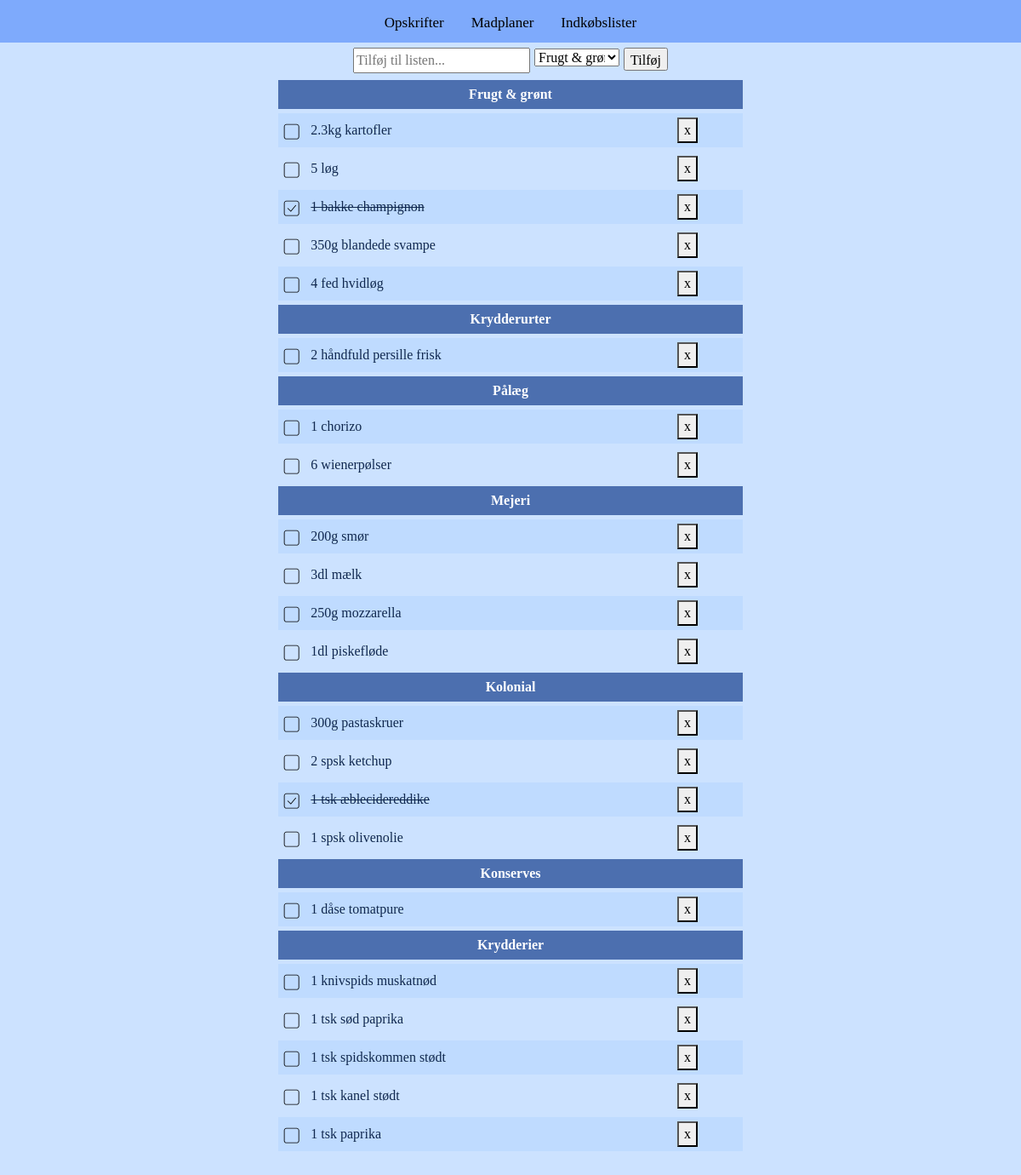
The page /todo/foodplan/7/ on the database its author committed.
### ingredients/models.py (models this page shows)
class IngredientCategory(models.Model):
  name = models.CharField(max_length=50)
  shop_order = models.IntegerField(blank=True, null=True)
  def __str__(self):
    return self.name

### todo/models.py (models this page shows, shortened)
class Task(models.Model):
  title = models.CharField(max_length=200)
  ingredient_category = models.ForeignKey(IngredientCategory, on_delete=models.DO_NOTHING, blank=True, null=True, default=1)
  complete = models.BooleanField(default=False)
  created = models.DateTimeField(auto_now_add=True)
  foodplan = models.IntegerField(blank=False, default=1)

### todo/views.py (the view, shortened to what this page needs)
# urls.py: path('foodplan/<int:foodplan_id>/', views.view_shoppinglist, name='view_shoppinglist'),
def view_shoppinglist(request, foodplan_id):
  tasks_quary = Task.objects.filter(foodplan=foodplan_id).order_by('ingredient_category__shop_order')
  form = TaskForm()
  categories = []
  [categories.append(task.ingredient_category) for task in tasks_quary if task.ingredient_category not in categories]
  context = {'tasks': tasks_quary, 'categories': categories, 'form': form}
  return render(request, 'todo/shoppinglist.html', context)

### todo/forms.py
class TaskForm(forms.ModelForm):
  class Meta:
    model = Task
    fields = (
      'title',
      'ingredient_category'
    )
    labels = {
      'title': '',
      'ingredient_category': '',
    }
    widgets = {
      'title': forms.TextInput(attrs={'placeholder': 'Tilføj til listen...', 'size': 20}),
      'ingredient_category': forms.Select(attrs={'style': 'width:100px'})
    }

### templates/todo/shoppinglist.html (shortened to what this page needs)
{% extends 'base.html' %}
{% load static %}
{% block content %}
<div class="center">
    <form method="POST" class="filterbox">
        {{form.as_p}}
        <input type="submit" name="create_task" value="Tilføj">
    </form>
</div>
<div class="container">
  <table>
    <colgroup>
        <col style="width: 85%;">
        <col style="width: 15%;">
    </colgroup>
    {% for category in categories %}
    <tbody id="section1">
        <tr class="grouplabel">
            <th colspan="2">{{ category }}</th>
        </tr>
        {% for task in tasks %}
        {% if task.ingredient_category.id == category.id %}
            <tr>
                <td>
                    <a style="padding-right: 20px;" href="{% url 'check_task' task.id %}">
                        {% if task.complete %}
                            <strike><span style="padding-left: 8px;">{{ task.title }}</span></strike>
                        {% else %}
                            <span style="padding-left: 8px;">{{ task.title }}</span>
                        {% endif %}
                    </a>
                </td>
                <td>
                    <form method="POST">
                        <button type="submit" class="delete_cross" id="delete_task" name="delete_task" value="{{ task.id }}">x</button>
                    </form>
                </td>
            </tr>
        {% endif %}
        {% endfor %}
    </tbody>
    {% endfor %}
  </table>
</div>
{% endblock %}

### Madplan/static/css/style.css (style rules this page uses)
body { background: hsl(214, 100%, 90%); font-family: Avenir; }
.container { padding-left: 15px; padding-right: 15px; padding-bottom: 30px; max-width: 576px; }
.center { display: flex; flex-direction: column; justify-content: center; align-items: center; padding: 6px; }
table { table-layout: fixed; border-collapse: separate; border-spacing: 0 5px; width: 100%; }
td, th { border: none; padding: 5px; }
tr:nth-child(even) { background-color: #bfdbff; }
.grouplabel { background: #4c6faf; color: white; text-align: center; }
.filterbox { display: flex; height: 27px; }
.filterbox p { padding-right: 5px; }
p { margin-block-start: 0em; margin-block-end: 5px; }

### rows shown on the page
IngredientCategory: name "Frugt & grønt"
Task: title "2.3kg kartofler", {{ task.id }} 452 (drawn)
Task: title "5 løg", {{ task.id }} 456 (drawn)
Task: title "1 bakke champignon", {{ task.id }} 458 (drawn)
Task: title "350g blandede svampe", {{ task.id }} 459 (drawn)
Task: title "4 fed hvidløg", {{ task.id }} 472 (drawn)
IngredientCategory: name "Krydderurter"
Task: title "2 håndfuld persille frisk", {{ task.id }} 457 (drawn)
IngredientCategory: name "Pålæg"
Task: title "1 chorizo", {{ task.id }} 451 (drawn)
Task: title "6 wienerpølser", {{ task.id }} 462 (drawn)
IngredientCategory: name "Mejeri"
Task: title "200g smør", {{ task.id }} 453 (drawn)
Task: title "3dl mælk", {{ task.id }} 454 (drawn)
Task: title "250g mozzarella", {{ task.id }} 461 (drawn)
Task: title "1dl piskefløde", {{ task.id }} 466 (drawn)
IngredientCategory: name "Kolonial"
Task: title "300g pastaskruer", {{ task.id }} 460 (drawn)
Task: title "2 spsk ketchup", {{ task.id }} 465 (drawn)
Task: title "1 tsk æblecidereddike", {{ task.id }} 467 (drawn)
Task: title "1 spsk olivenolie", {{ task.id }} 468 (drawn)
IngredientCategory: name "Konserves"
Task: title "1 dåse tomatpure", {{ task.id }} 464 (drawn)
IngredientCategory: name "Krydderier"
Task: title "1 knivspids muskatnød", {{ task.id }} 455 (drawn)
Task: title "1 tsk sød paprika", {{ task.id }} 463 (drawn)
Task: title "1 tsk spidskommen stødt", {{ task.id }} 469 (drawn)
Task: title "1 tsk kanel stødt", {{ task.id }} 470 (drawn)
Task: title "1 tsk paprika", {{ task.id }} 471 (drawn)
